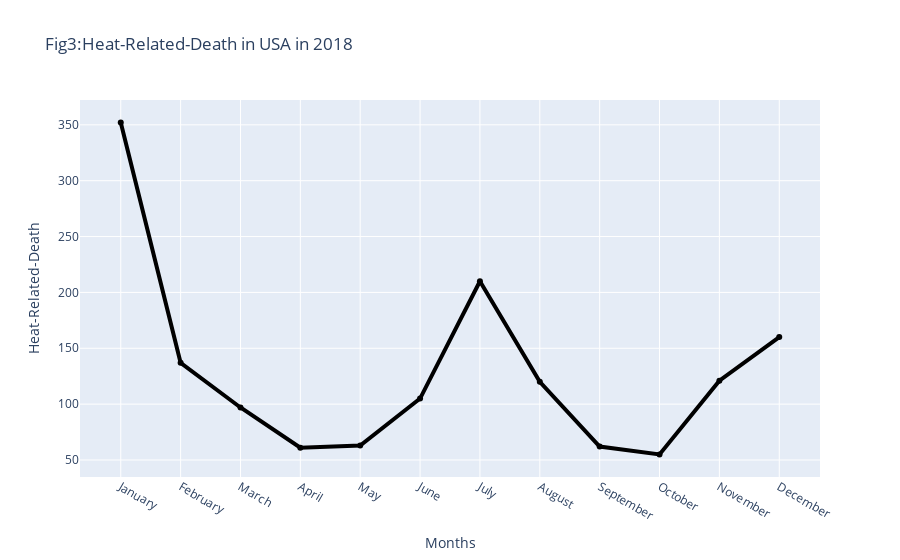

Here is the notebook cell this chart was saved with:
### Code cell
Heat_related_death= go.Figure(data= go.Scatter(x= new_table['Month'], y = new_table['Heat_wave'], name = 'Heat_wave', line=dict(color='black',width=4)))
Heat_related_death.update_layout(title='Fig3:Heat-Related-Death in USA in 2018',xaxis_title ='Months', yaxis_title='Heat-Related-Death')
Heat_related_death

### Figure 1 — Plotly figure (JSON) as saved in the notebook; plotly's stock layout.template omitted (floating-point values rounded to 4 significant figures)
{"data": [{"line": {"color": "black", "width": 4}, "name": "Heat_wave", "type": "scatter", "x": ["January", "February", "March", "April", "May", "June", "July", "August", "September", "October", "November", "December"], "y": ["352", "137", "97", "61", "63", "105", "210", "120", "62", "55", "121", "160"]}], "layout": {"title": {"text": "Fig3:Heat-Related-Death in USA in 2018"}, "xaxis": {"title": {"text": "Months"}}, "yaxis": {"title": {"text": "Heat-Related-Death"}}}}
